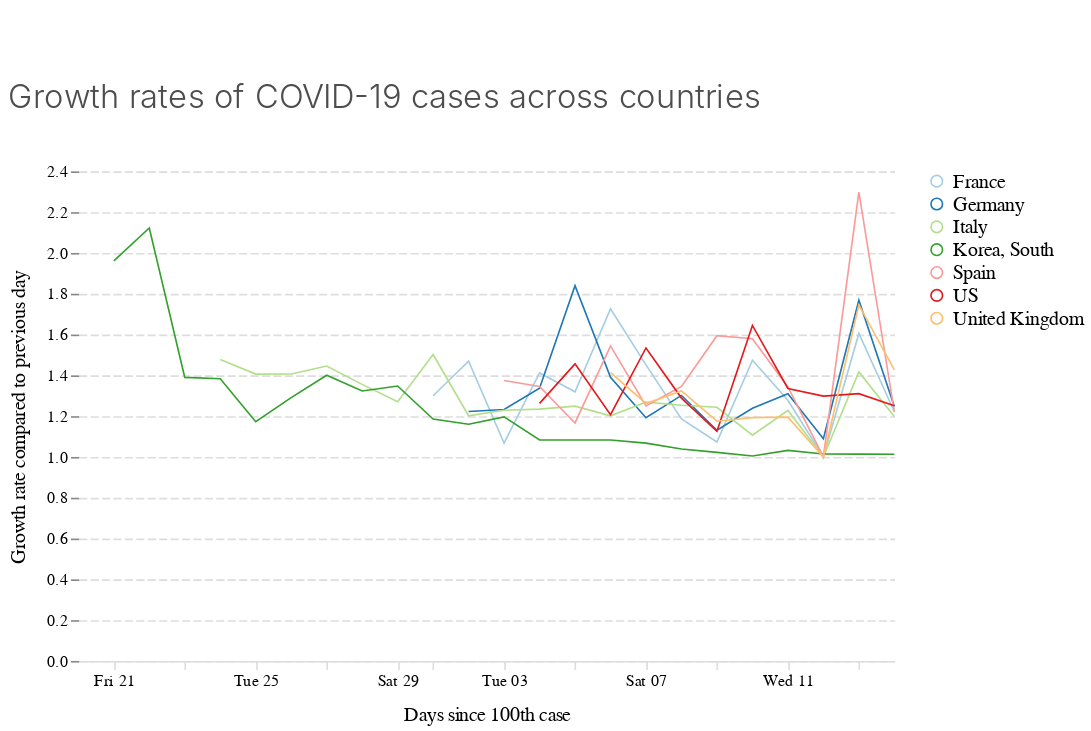

Notebook cell for this chart:
### Code cell
chart_growth_rates

### Figure 1 — Vega-Lite specification as saved in the notebook (floating-point values rounded to 4 significant figures)
{"$schema": "https://vega.github.io/schema/vega-lite/v3.4.0.json", "config": {"area": {"fill": "#1696d2"}, "axisX": {"domain": true, "domainColor": "#DEDDDD", "domainDashOffset": 10, "domainWidth": 1, "grid": false, "labelAngle": 0, "labelFont": "Avenir", "labelFontSize": 10, "tickColor": "#DEDDDD", "titleFont": "Avenir", "titleFontSize": 12, "titleFontWeight": 400, "titlePadding": 10}, "axisY": {"domain": false, "domainDashOffset": 10, "grid": true, "gridColor": "#DEDDDD", "gridDash": [5, 2], "gridWidth": 1, "labelAngle": 0, "labelFont": "Avenir", "labelFontSize": 10, "titleFont": "Avenir", "titleFontSize": 12, "titleFontWeight": 400, "titlePadding": 10}, "bar": {"fill": "#1696d2", "strokeWidth": 0}, "guide-title": {"color": "Monospace", "font": "Avenir", "fontSize": 15}, "header": {"titleFontSize": 12, "titleFontWeight": 400}, "legend": {"labelFont": "Avenir", "labelFontSize": 12, "symbolSize": 50, "symbolType": "circle", "title": "", "titleFont": "Avenir", "titleFontSize": 12}, "line": {"color": "#1696d2", "stroke": "#1696d2", "strokeWidth": 1}, "path": {"stroke": "#1696d2"}, "point": {"filled": true}, "range": {"category": ["#a6cee3", "#1f78b4", "#b2df8a", "#33a02c", "#fb9a99", "#e31a1c", "#fdbf6f", "#ff7f00"], "diverging": ["#cfe8f3", "#a2d4ec", "#73bfe2", "#46abdb", "#1696d2", "#12719e"]}, "text": {"align": "right", "color": "#1696d2", "font": "Avenir", "fontSize": 12, "fontWeight": 400, "size": 11}, "title": {"anchor": "start", "color": "#4d4d4d", "font": "Avenir", "fontSize": 20, "fontWeight": 300, "lineHeight": 100, "offset": 30}, "trail": {"color": "#1696d2", "stroke": "#1696d2"}, "view": {"strokeWidth": 0}}, "data": {"name": "data-5514924f9b34046e41cb1e766b103c18"}, "datasets": {"data-5514924f9b34046e41cb1e766b103c18": [{"country": "France", "date": "2020-02-29T00:00:00", "days_since100": 0, "perc_growth": null, "value": 100}, {"country": "France", "date": "2020-03-01T00:00:00", "days_since100": 1, "perc_growth": 1.3, "value": 130}, {"country": "France", "date": "2020-03-02T00:00:00", "days_since100": 2, "perc_growth": 1.469, "value": 191}, {"country": "France", "date": "2020-03-03T00:00:00", "days_since100": 3, "perc_growth": 1.068, "value": 204}, {"country": "France", "date": "2020-03-04T00:00:00", "days_since100": 4, "perc_growth": 1.412, "value": 288}, {"country": "France", "date": "2020-03-05T00:00:00", "days_since100": 5, "perc_growth": 1.319, "value": 380}, {"country": "France", "date": "2020-03-06T00:00:00", "days_since100": 6, "perc_growth": 1.726, "value": 656}, {"country": "France", "date": "2020-03-07T00:00:00", "days_since100": 7, "perc_growth": 1.451, "value": 952}, {"country": "France", "date": "2020-03-08T00:00:00", "days_since100": 8, "perc_growth": 1.186, "value": 1129}, {"country": "France", "date": "2020-03-09T00:00:00", "days_since100": 9, "perc_growth": 1.074, "value": 1212}, {"country": "France", "date": "2020-03-10T00:00:00", "days_since100": 10, "perc_growth": 1.474, "value": 1787}, {"country": "France", "date": "2020-03-11T00:00:00", "days_since100": 11, "perc_growth": 1.278, "value": 2284}, {"country": "France", "date": "2020-03-12T00:00:00", "days_since100": 12, "perc_growth": 1, "value": 2284}, {"country": "France", "date": "2020-03-13T00:00:00", "days_since100": 13, "perc_growth": 1.606, "value": 3667}, {"country": "France", "date": "2020-03-14T00:00:00", "days_since100": 14, "perc_growth": 1.222, "value": 4480}, {"country": "Germany", "date": "2020-03-01T00:00:00", "days_since100": 0, "perc_growth": null, "value": 130}, {"country": "Germany", "date": "2020-03-02T00:00:00", "days_since100": 1, "perc_growth": 1.223, "value": 159}, {"country": "Germany", "date": "2020-03-03T00:00:00", "days_since100": 2, "perc_growth": 1.233, "value": 196}, {"country": "Germany", "date": "2020-03-04T00:00:00", "days_since100": 3, "perc_growth": 1.337, "value": 262}, {"country": "Germany", "date": "2020-03-05T00:00:00", "days_since100": 4, "perc_growth": 1.84, "value": 482}, {"country": "Germany", "date": "2020-03-06T00:00:00", "days_since100": 5, "perc_growth": 1.39, "value": 670}, {"country": "Germany", "date": "2020-03-07T00:00:00", "days_since100": 6, "perc_growth": 1.193, "value": 799}, {"country": "Germany", "date": "2020-03-08T00:00:00", "days_since100": 7, "perc_growth": 1.302, "value": 1040}, {"country": "Germany", "date": "2020-03-09T00:00:00", "days_since100": 8, "perc_growth": 1.131, "value": 1176}, {"country": "Germany", "date": "2020-03-10T00:00:00", "days_since100": 9, "perc_growth": 1.239, "value": 1457}, {"country": "Germany", "date": "2020-03-11T00:00:00", "days_since100": 10, "perc_growth": 1.31, "value": 1908}, {"country": "Germany", "date": "2020-03-12T00:00:00", "days_since100": 11, "perc_growth": 1.089, "value": 2078}, {"country": "Germany", "date": "2020-03-13T00:00:00", "days_since100": 12, "perc_growth": 1.769, "value": 3675}, {"country": "Germany", "date": "2020-03-14T00:00:00", "days_since100": 13, "perc_growth": 1.248, "value": 4585}, {"country": "Italy", "date": "2020-02-23T00:00:00", "days_since100": 0, "perc_growth": null, "value": 155}, {"country": "Italy", "date": "2020-02-24T00:00:00", "days_since100": 1, "perc_growth": 1.477, "value": 229}, {"country": "Italy", "date": "2020-02-25T00:00:00", "days_since100": 2, "perc_growth": 1.406, "value": 322}, {"country": "Italy", "date": "2020-02-26T00:00:00", "days_since100": 3, "perc_growth": 1.407, "value": 453}, {"country": "Italy", "date": "2020-02-27T00:00:00", "days_since100": 4, "perc_growth": 1.446, "value": 655}, {"country": "Italy", "date": "2020-02-28T00:00:00", "days_since100": 5, "perc_growth": 1.356, "value": 888}, {"country": "Italy", "date": "2020-02-29T00:00:00", "days_since100": 6, "perc_growth": 1.27, "value": 1128}, {"country": "Italy", "date": "2020-03-01T00:00:00", "days_since100": 7, "perc_growth": 1.502, "value": 1694}, {"country": "Italy", "date": "2020-03-02T00:00:00", "days_since100": 8, "perc_growth": 1.202, "value": 2036}, {"country": "Italy", "date": "2020-03-03T00:00:00", "days_since100": 9, "perc_growth": 1.229, "value": 2502}, {"country": "Italy", "date": "2020-03-04T00:00:00", "days_since100": 10, "perc_growth": 1.235, "value": 3089}, {"country": "Italy", "date": "2020-03-05T00:00:00", "days_since100": 11, "perc_growth": 1.249, "value": 3858}, {"country": "Italy", "date": "2020-03-06T00:00:00", "days_since100": 12, "perc_growth": 1.202, "value": 4636}, {"country": "Italy", "date": "2020-03-07T00:00:00", "days_since100": 13, "perc_growth": 1.269, "value": 5883}, {"country": "Italy", "date": "2020-03-08T00:00:00", "days_since100": 14, "perc_growth": 1.254, "value": 7375}, {"country": "Italy", "date": "2020-03-09T00:00:00", "days_since100": 15, "perc_growth": 1.244, "value": 9172}, {"country": "Italy", "date": "2020-03-10T00:00:00", "days_since100": 16, "perc_growth": 1.107, "value": 10149}, {"country": "Italy", "date": "2020-03-11T00:00:00", "days_since100": 17, "perc_growth": 1.228, "value": 12462}, {"country": "Italy", "date": "2020-03-12T00:00:00", "days_since100": 18, "perc_growth": 1, "value": 12462}, {"country": "Italy", "date": "2020-03-13T00:00:00", "days_since100": 19, "perc_growth": 1.417, "value": 17660}, {"country": "Italy", "date": "2020-03-14T00:00:00", "days_since100": 20, "perc_growth": 1.198, "value": 21157}, {"country": "Korea, South", "date": "2020-02-20T00:00:00", "days_since100": 0, "perc_growth": null, "value": 104}, {"country": "Korea, South", "date": "2020-02-21T00:00:00", "days_since100": 1, "perc_growth": 1.962, "value": 204}, {"country": "Korea, South", "date": "2020-02-22T00:00:00", "days_since100": 2, "perc_growth": 2.123, "value": 433}, {"country": "Korea, South", "date": "2020-02-23T00:00:00", "days_since100": 3, "perc_growth": 1.39, "value": 602}, {"country": "Korea, South", "date": "2020-02-24T00:00:00", "days_since100": 4, "perc_growth": 1.384, "value": 833}, {"country": "Korea, South", "date": "2020-02-25T00:00:00", "days_since100": 5, "perc_growth": 1.173, "value": 977}, {"country": "Korea, South", "date": "2020-02-26T00:00:00", "days_since100": 6, "perc_growth": 1.291, "value": 1261}, {"country": "Korea, South", "date": "2020-02-27T00:00:00", "days_since100": 7, "perc_growth": 1.4, "value": 1766}, {"country": "Korea, South", "date": "2020-02-28T00:00:00", "days_since100": 8, "perc_growth": 1.323, "value": 2337}, {"country": "Korea, South", "date": "2020-02-29T00:00:00", "days_since100": 9, "perc_growth": 1.348, "value": 3150}, {"country": "Korea, South", "date": "2020-03-01T00:00:00", "days_since100": 10, "perc_growth": 1.186, "value": 3736}, {"country": "Korea, South", "date": "2020-03-02T00:00:00", "days_since100": 11, "perc_growth": 1.16, "value": 4335}, {"country": "Korea, South", "date": "2020-03-03T00:00:00", "days_since100": 12, "perc_growth": 1.196, "value": 5186}, {"country": "Korea, South", "date": "2020-03-04T00:00:00", "days_since100": 13, "perc_growth": 1.084, "value": 5621}, {"country": "Korea, South", "date": "2020-03-05T00:00:00", "days_since100": 14, "perc_growth": 1.083, "value": 6088}, {"country": "Korea, South", "date": "2020-03-06T00:00:00", "days_since100": 15, "perc_growth": 1.083, "value": 6593}, {"country": "Korea, South", "date": "2020-03-07T00:00:00", "days_since100": 16, "perc_growth": 1.068, "value": 7041}, {"country": "Korea, South", "date": "2020-03-08T00:00:00", "days_since100": 17, "perc_growth": 1.039, "value": 7314}, {"country": "Korea, South", "date": "2020-03-09T00:00:00", "days_since100": 18, "perc_growth": 1.022, "value": 7478}, {"country": "Korea, South", "date": "2020-03-10T00:00:00", "days_since100": 19, "perc_growth": 1.005, "value": 7513}, {"country": "Korea, South", "date": "2020-03-11T00:00:00", "days_since100": 20, "perc_growth": 1.032, "value": 7755}, {"country": "Korea, South", "date": "2020-03-12T00:00:00", "days_since100": 21, "perc_growth": 1.015, "value": 7869}, {"country": "Korea, South", "date": "2020-03-13T00:00:00", "days_since100": 22, "perc_growth": 1.014, "value": 7979}, {"country": "Korea, South", "date": "2020-03-14T00:00:00", "days_since100": 23, "perc_growth": 1.013, "value": 8086}, {"country": "Spain", "date": "2020-03-02T00:00:00", "days_since100": 0, "perc_growth": null, "value": 120}, {"country": "Spain", "date": "2020-03-03T00:00:00", "days_since100": 1, "perc_growth": 1.375, "value": 165}, {"country": "Spain", "date": "2020-03-04T00:00:00", "days_since100": 2, "perc_growth": 1.345, "value": 222}, {"country": "Spain", "date": "2020-03-05T00:00:00", "days_since100": 3, "perc_growth": 1.167, "value": 259}, {"country": "Spain", "date": "2020-03-06T00:00:00", "days_since100": 4, "perc_growth": 1.544, "value": 400}, {"country": "Spain", "date": "2020-03-07T00:00:00", "days_since100": 5, "perc_growth": 1.25, "value": 500}, {"country": "Spain", "date": "2020-03-08T00:00:00", "days_since100": 6, "perc_growth": 1.346, "value": 673}, {"country": "Spain", "date": "2020-03-09T00:00:00", "days_since100": 7, "perc_growth": 1.594, "value": 1073}, {"country": "Spain", "date": "2020-03-10T00:00:00", "days_since100": 8, "perc_growth": 1.58, "value": 1695}, {"country": "Spain", "date": "2020-03-11T00:00:00", "days_since100": 9, "perc_growth": 1.343, "value": 2277}, {"country": "Spain", "date": "2020-03-12T00:00:00", "days_since100": 10, "perc_growth": 1, "value": 2277}, {"country": "Spain", "date": "2020-03-13T00:00:00", "days_since100": 11, "perc_growth": 2.298, "value": 5232}, {"country": "Spain", "date": "2020-03-14T00:00:00", "days_since100": 12, "perc_growth": 1.222, "value": 6391}, {"country": "US", "date": "2020-03-03T00:00:00", "days_since100": 0, "perc_growth": null, "value": 118}, {"country": "US", "date": "2020-03-04T00:00:00", "days_since100": 1, "perc_growth": 1.263, "value": 149}, {"country": "US", "date": "2020-03-05T00:00:00", "days_since100": 2, "perc_growth": 1.456, "value": 217}, {"country": "US", "date": "2020-03-06T00:00:00", "days_since100": 3, "perc_growth": 1.207, "value": 262}, {"country": "US", "date": "2020-03-07T00:00:00", "days_since100": 4, "perc_growth": 1.534, "value": 402}, {"country": "US", "date": "2020-03-08T00:00:00", "days_since100": 5, "perc_growth": 1.289, "value": 518}, {"country": "US", "date": "2020-03-09T00:00:00", "days_since100": 6, "perc_growth": 1.125, "value": 583}, {"country": "US", "date": "2020-03-10T00:00:00", "days_since100": 7, "perc_growth": 1.645, "value": 959}, {"country": "US", "date": "2020-03-11T00:00:00", "days_since100": 8, "perc_growth": 1.336, "value": 1281}, {"country": "US", "date": "2020-03-12T00:00:00", "days_since100": 9, "perc_growth": 1.298, "value": 1663}, {"country": "US", "date": "2020-03-13T00:00:00", "days_since100": 10, "perc_growth": 1.31, "value": 2179}, {"country": "US", "date": "2020-03-14T00:00:00", "days_since100": 11, "perc_growth": 1.251, "value": 2727}, {"country": "United Kingdom", "date": "2020-03-05T00:00:00", "days_since100": 0, "perc_growth": null, "value": 116}, {"country": "United Kingdom", "date": "2020-03-06T00:00:00", "days_since100": 1, "perc_growth": 1.414, "value": 164}, {"country": "United Kingdom", "date": "2020-03-07T00:00:00", "days_since100": 2, "perc_growth": 1.262, "value": 207}, {"country": "United Kingdom", "date": "2020-03-08T00:00:00", "days_since100": 3, "perc_growth": 1.324, "value": 274}, {"country": "United Kingdom", "date": "2020-03-09T00:00:00", "days_since100": 4, "perc_growth": 1.175, "value": 322}, {"country": "United Kingdom", "date": "2020-03-10T00:00:00", "days_since100": 5, "perc_growth": 1.193, "value": 384}, {"country": "United Kingdom", "date": "2020-03-11T00:00:00", "days_since100": 6, "perc_growth": 1.195, "value": 459}, {"country": "United Kingdom", "date": "2020-03-12T00:00:00", "days_since100": 7, "perc_growth": 1, "value": 459}, {"country": "United Kingdom", "date": "2020-03-13T00:00:00", "days_since100": 8, "perc_growth": 1.745, "value": 801}, {"country": "United Kingdom", "date": "2020-03-14T00:00:00", "days_since100": 9, "perc_growth": 1.427, "value": 1143}]}, "encoding": {"color": {"field": "country", "type": "nominal"}, "x": {"field": "date", "title": "Days since 100th case", "type": "temporal"}, "y": {"field": "perc_growth", "title": "Growth rate compared to previous day", "type": "quantitative"}}, "height": 300, "mark": "line", "padding": {"bottom": 5, "left": 5, "right": 5, "top": 50}, "title": "Growth rates of COVID-19 cases across countries", "width": 500}
